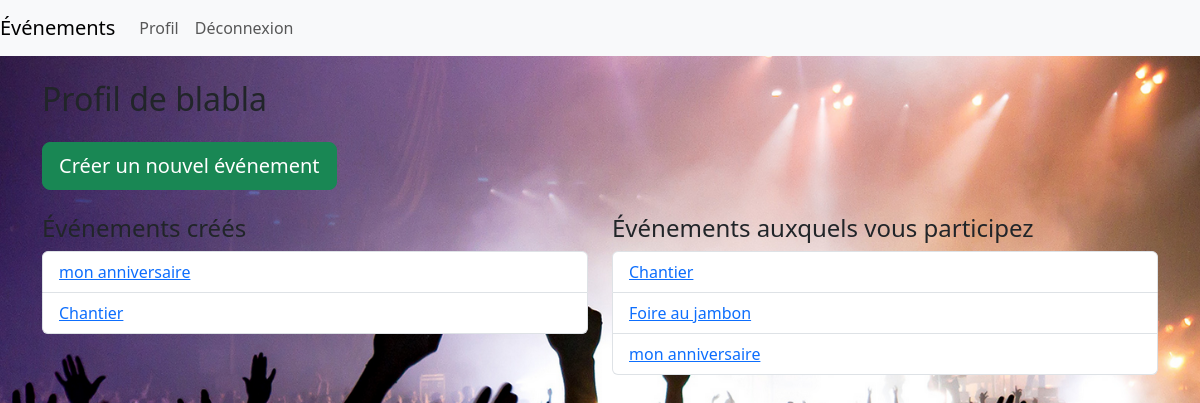
/accounts/profile/ (signed in), run on the app's committed database.
### events/models.py (models this page shows, shortened)
class Event(models.Model):
    title = models.CharField(max_length=200)
    description = models.TextField()
    date = models.DateTimeField()
    location = models.CharField(max_length=255)
    capacity = models.PositiveIntegerField()
    image = models.ImageField(upload_to='event_images/', blank=True, null=True)
    creator = models.ForeignKey(User, related_name='created_events', on_delete=models.CASCADE)
    participants = models.ManyToManyField(User, related_name='participating_events', blank=True)

### accounts/views.py (the view)
# urls.py: path('profile/', views.profile, name='profile'),
@login_required
def profile(request):
    created_events = Event.objects.filter(creator=request.user)
    participating_events = Event.objects.filter(participants=request.user)
    context = {
        'created_events': created_events,
        'participating_events': participating_events,
    }
    return render(request, 'accounts/profile.html', context)

### accounts/templates/accounts/profile.html
{% extends "base.html" %}
{% block content %}
  <h2 class="mb-4">Profil de {{ user.username }}</h2>
  {% if user.is_authenticated %}
    <div class="mb-4">
      <a href="{% url 'event_create' %}" class="btn btn-success btn-lg">Créer un nouvel événement</a>
    </div>
  {% endif %}
  <div class="row">
    <div class="col-md-6">
      <h4>Événements créés</h4>
      <ul class="list-group">
        {% for event in created_events %}
          <li class="list-group-item">
            <a href="{% url 'event_detail' event.pk %}">{{ event.title }}</a>
          </li>
        {% empty %}
          <li class="list-group-item">Aucun événement créé.</li>
        {% endfor %}
      </ul>
    </div>
    <div class="col-md-6">
      <h4>Événements auxquels vous participez</h4>
      <ul class="list-group">
        {% for event in participating_events %}
          <li class="list-group-item">
            <a href="{% url 'event_detail' event.pk %}">{{ event.title }}</a>
          </li>
        {% empty %}
          <li class="list-group-item">Aucune participation.</li>
        {% endfor %}
      </ul>
    </div>
  </div>
{% endblock %}

### static/css/style.css (style rules this page uses)
body { background: url("../images/event-bg-img.png") no-repeat center center fixed; background-size: cover; }

### data on the page
Event: title "mon anniversaire"
Event: title "Chantier"
Event: title "Foire au jambon"

### other printed values
{{ user.username }} "blabla"
